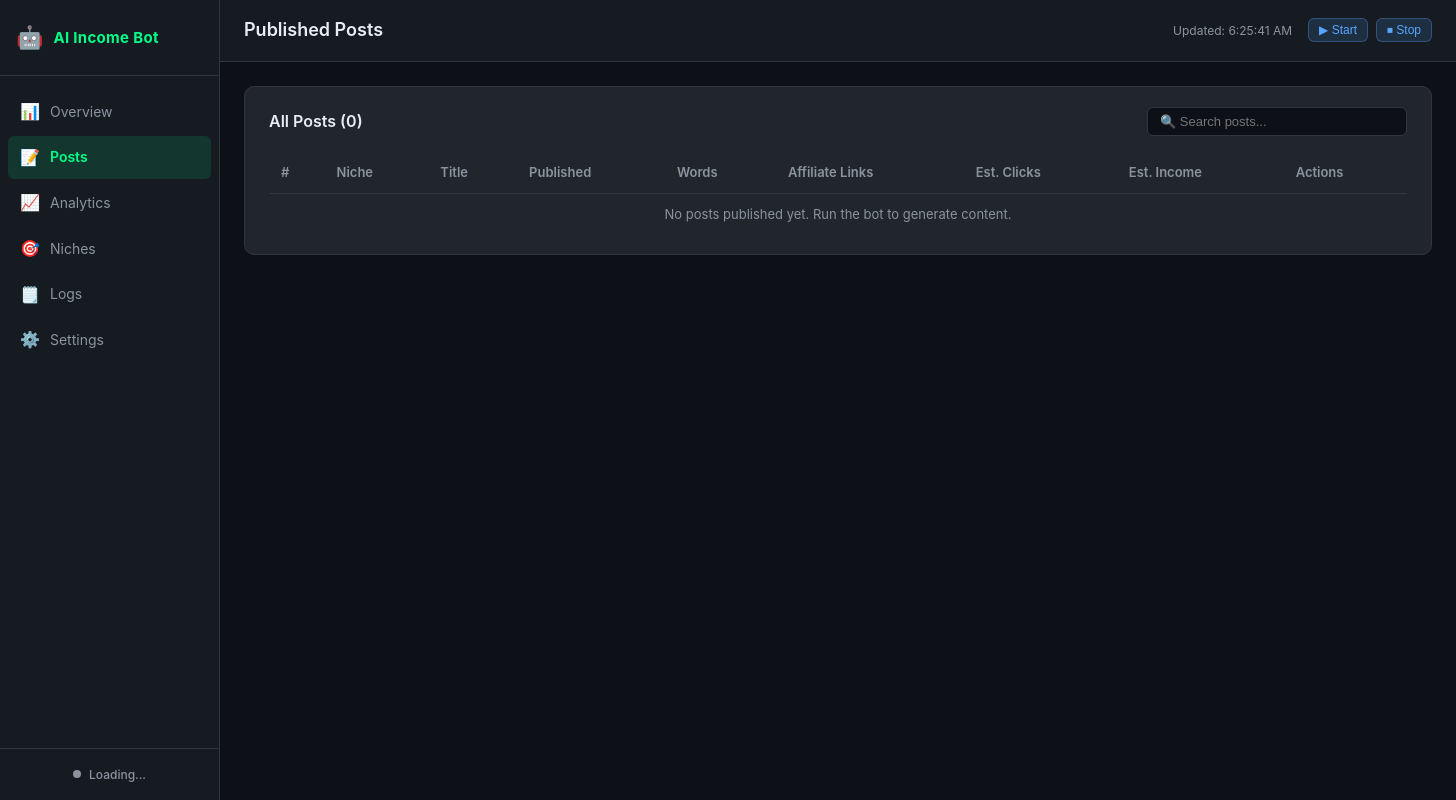
Page /posts on the earlier database version.
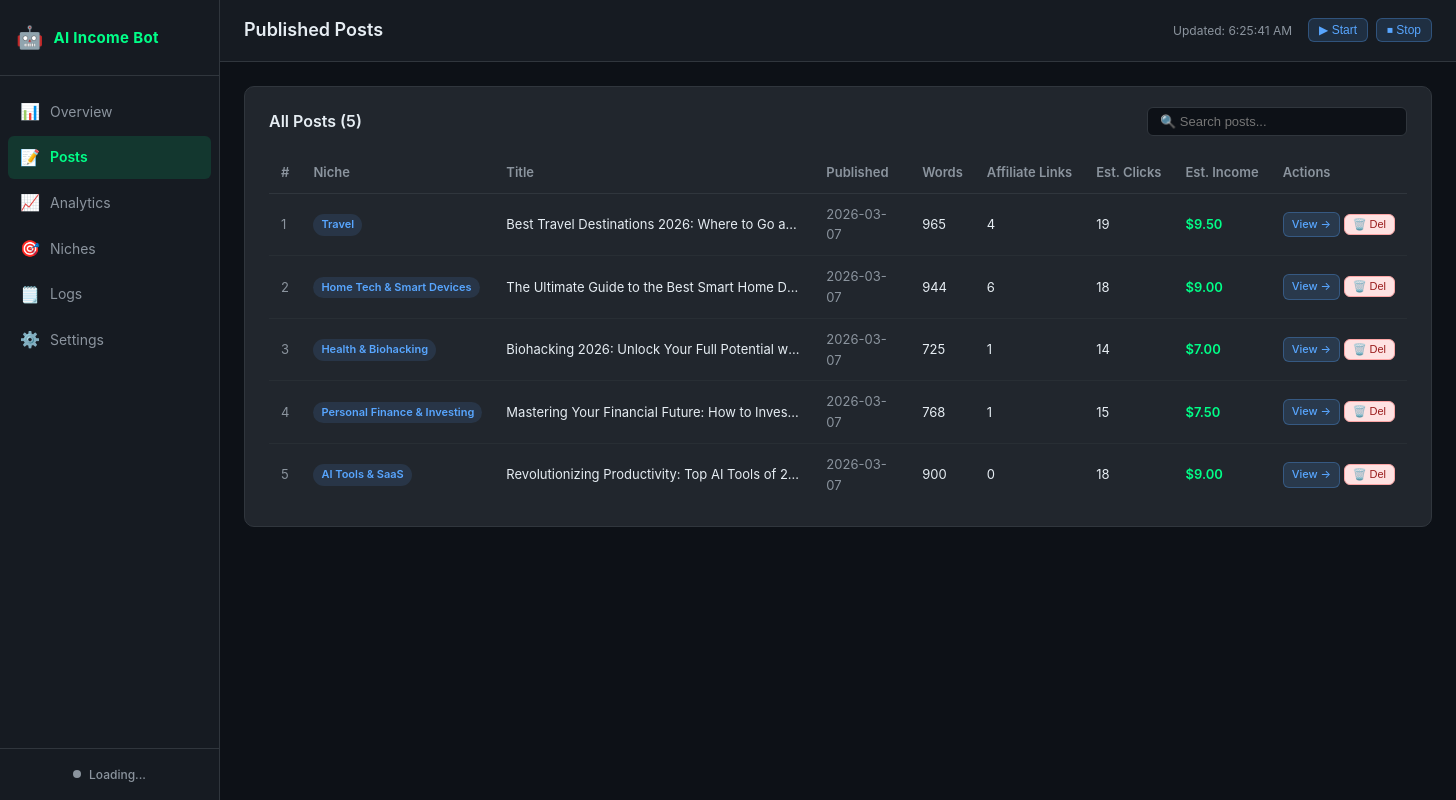
Same page on the later database version.
### tables this page shows
CREATE TABLE posts (
            id INTEGER PRIMARY KEY AUTOINCREMENT,
            niche_id TEXT NOT NULL,
            niche_name TEXT NOT NULL,
            title TEXT NOT NULL,
            slug TEXT UNIQUE NOT NULL,
            url TEXT,
            youtube_url TEXT,
            published_at DATETIME DEFAULT CURRENT_TIMESTAMP,
            word_count INTEGER DEFAULT 0,
            affiliate_links_count INTEGER DEFAULT 0,
            estimated_clicks INTEGER DEFAULT 0,
            estimated_income REAL DEFAULT 0.0,
            status TEXT DEFAULT 'published'
        );

### dashboard/app.py (the view)
@app.route("/posts")
def posts():
    from core import analytics_tracker
    db = _get_db()
    all_posts = analytics_tracker.get_all_posts(db)
    settings = _load_settings()
    return render_template("posts.html", posts=all_posts, settings=settings)

### core/analytics_tracker.py (called while the page is built)
def get_all_posts(db_path: Path) -> list:
    try:
        conn = sqlite3.connect(str(db_path))
        conn.row_factory = sqlite3.Row
        rows = conn.execute("SELECT * FROM posts ORDER BY published_at DESC").fetchall()
        conn.close()
        return [dict(r) for r in rows]
    except Exception:
        return []

### dashboard/app.py (called while the page is built)
def _get_db():
    import sys
    sys.path.insert(0, str(_PROJECT_ROOT))
    from core import analytics_tracker
    if not _DB_PATH.exists():
        _DB_PATH.parent.mkdir(parents=True, exist_ok=True)
        analytics_tracker.init_db(_DB_PATH)
    return _DB_PATH

def _load_settings() -> dict:
    try:
        with open(_SETTINGS_CONFIG_PATH) as f:
            return yaml.safe_load(f)
    except Exception:
        return {}

### dashboard/templates/posts.html (shortened to what this page needs)
{% extends "base.html" %}
{% block page_title %}Published Posts{% endblock %}
{% block content %}
<div class="card">
  <div class="card-header">
    <h3 class="card-title">All Posts ({{ posts|length }})</h3>
    <input
      type="text"
      id="postSearch"
      class="search-input"
      placeholder="🔍 Search posts..."
      oninput="filterPosts(this.value)"
    >
  </div>
  <div class="table-wrapper">
    <table class="data-table" id="postsTable">
      <thead>
        <tr>
          <th>#</th>
          <th>Niche</th>
          <th>Title</th>
          <th>Published</th>
          <th>Words</th>
          <th>Affiliate Links</th>
          <th>Est. Clicks</th>
          <th>Est. Income</th>
          <th>Actions</th>
        </tr>
      </thead>
      <tbody>
        {% for post in posts %}
        <tr class="post-row" data-post-id="{{ post.id }}" data-title="{{ post.title|lower }}" data-niche="{{ post.niche_name|lower }}">
          <td class="text-muted">{{ loop.index }}</td>
          <td><span class="niche-badge">{{ post.niche_name }}</span></td>
          <td class="post-title">{{ post.title }}</td>
          <td class="text-muted">{{ post.published_at[:10] if post.published_at else '—' }}</td>
          <td>{{ post.word_count }}</td>
          <td>{{ post.affiliate_links_count }}</td>
          <td>{{ post.estimated_clicks }}</td>
          <td class="income-cell">${{ "%.2f"|format(post.estimated_income) }}</td>
          <td style="white-space:nowrap;">
            {% if post.url %}
            <a href="{{ post.url }}" target="_blank" class="btn btn-sm">View →</a>
            {% else %}
            <span class="text-muted">—</span>
            {% endif %}
            <button class="btn btn-sm" style="background:#fee2e2;color:#991b1b;border:1px solid #fca5a5;" onclick="deletePost({{ post.id }}, '{{ post.title|replace("'", "\\'") }}')">🗑️ Del</button>
          </td>
        </tr>
        {% else %}
        <tr>
          <td colspan="9" class="text-muted text-center">No posts published yet. Run the bot to generate content.</td>
        </tr>
        {% endfor %}
      </tbody>
    </table>
  </div>
</div>
{% endblock %}

### dashboard/templates/base.html (shortened to what this page needs)
<!DOCTYPE html>
<html lang="en">
<head>
  <link rel="stylesheet" href="{{ url_for('static', filename='css/dashboard.css') }}">
</head>
<body>
  <div class="layout">
    <nav class="sidebar" id="sidebar">
      <div class="sidebar-brand">
        <span class="brand-icon">🤖</span>
        <span class="brand-name">AI Income Bot</span>
      </div>
      <ul class="nav-list">
        <li class="nav-item">
          <a href="/" class="nav-link {% if request.path == '/' %}active{% endif %}">
            <span class="nav-icon">📊</span><span class="nav-text">Overview</span>
          </a>
        </li>
        <li class="nav-item">
          <a href="/posts" class="nav-link {% if request.path == '/posts' %}active{% endif %}">
            <span class="nav-icon">📝</span><span class="nav-text">Posts</span>
          </a>
        </li>
        <li class="nav-item">
          <a href="/analytics" class="nav-link {% if request.path == '/analytics' %}active{% endif %}">
            <span class="nav-icon">📈</span><span class="nav-text">Analytics</span>
          </a>
        </li>
        <li class="nav-item">
          <a href="/niches" class="nav-link {% if request.path == '/niches' %}active{% endif %}">
            <span class="nav-icon">🎯</span><span class="nav-text">Niches</span>
          </a>
        </li>
        <li class="nav-item">
          <a href="/logs" class="nav-link {% if request.path == '/logs' %}active{% endif %}">
            <span class="nav-icon">🗒️</span><span class="nav-text">Logs</span>
          </a>
        </li>
        <li class="nav-item">
          <a href="/settings" class="nav-link {% if request.path == '/settings' %}active{% endif %}">
            <span class="nav-icon">⚙️</span><span class="nav-text">Settings</span>
          </a>
        </li>
      </ul>
      <div class="sidebar-footer">
        <div class="bot-status-indicator" id="botStatusSidebar">
          <span class="status-dot" id="statusDot"></span>
          <span class="status-text" id="statusText">Loading...</span>
        </div>
      </div>
    </nav>
    <div class="main-area">
      <header class="top-bar">
        <div class="top-bar-left">
          <h1 class="page-title">{% block page_title %}Dashboard{% endblock %}</h1>
        </div>
        <div class="top-bar-right">
          <span class="last-updated">Updated: <span id="updateTime">—</span></span>
          <div class="bot-controls">
            <button class="btn btn-start" id="btnStart" onclick="botStart()" title="Start bot">▶ Start</button>
            <button class="btn btn-stop" id="btnStop" onclick="botStop()" title="Stop bot">⏹ Stop</button>
          </div>
        </div>
      </header>
      <main class="content">
        {% block content %}{% endblock %}
      </main>
    </div>
  </div>
</body>
</html>

Differences in the rows shown:
added posts: niche_name "Travel", title "Best Travel Destinations 2026: Where to Go a…", published_at "2026-03-07", word_count "965", affiliate_links_count "4", estimated_clicks "19", estimated_income "9.50"
added posts: niche_name "Home Tech & Smart Devices", title "The Ultimate Guide to the Best Smart Home D…", published_at "2026-03-07", word_count "944", affiliate_links_count "6", estimated_clicks "18", estimated_income "9.00"
added posts: niche_name "Health & Biohacking", title "Biohacking 2026: Unlock Your Full Potential w…", published_at "2026-03-07", word_count "725", affiliate_links_count "1", estimated_clicks "14", estimated_income "7.00"
added posts: niche_name "Personal Finance & Investing", title "Mastering Your Financial Future: How to Inves…", published_at "2026-03-07", word_count "768", affiliate_links_count "1", estimated_clicks "15", estimated_income "7.50"
added posts: niche_name "AI Tools & SaaS", title "Revolutionizing Productivity: Top AI Tools of 2…", published_at "2026-03-07", word_count "900", affiliate_links_count "0", estimated_clicks "18", estimated_income "9.00"
Other differences:
{{ posts|length }}: "0" → "5"
text no longer shown: "No posts published yet. Run the bot to generate content."
